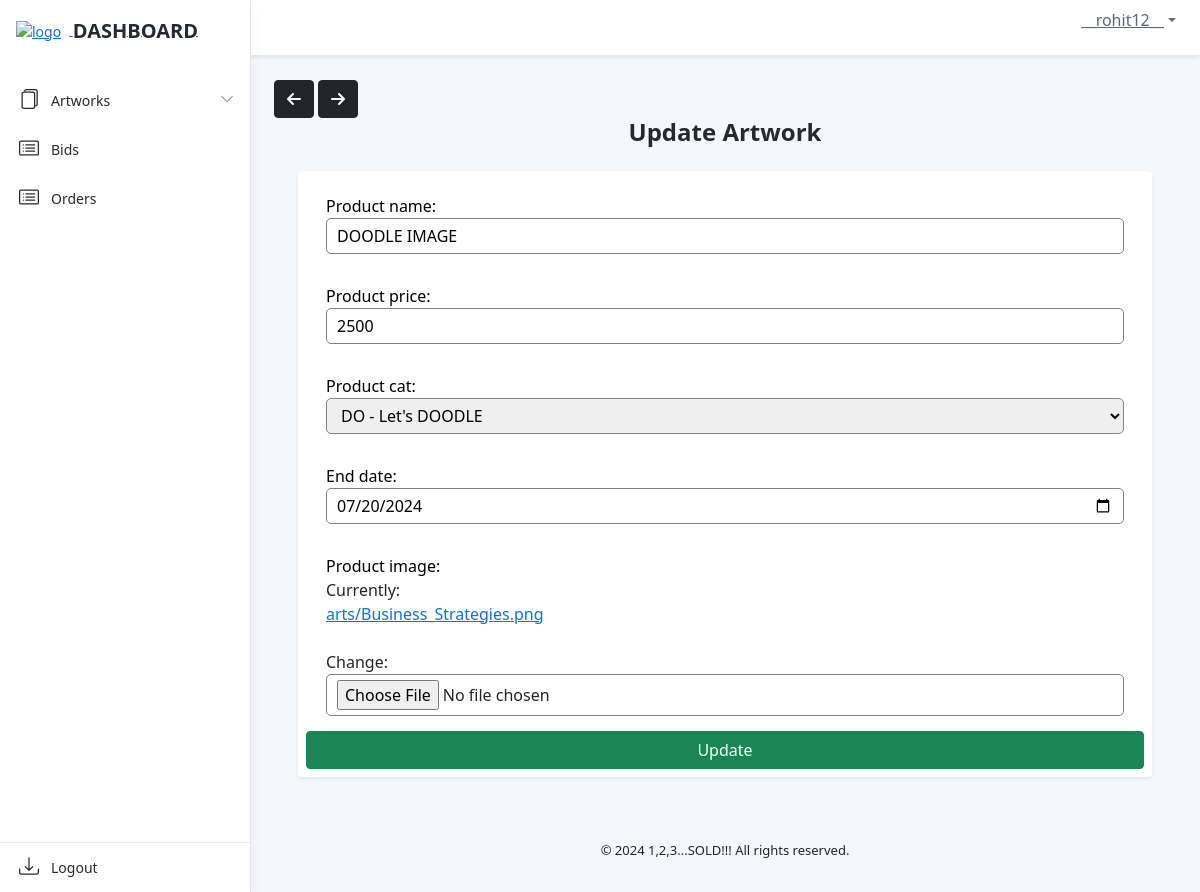
The app's page /dashboard/productupdate/145/ (signed in), older data.
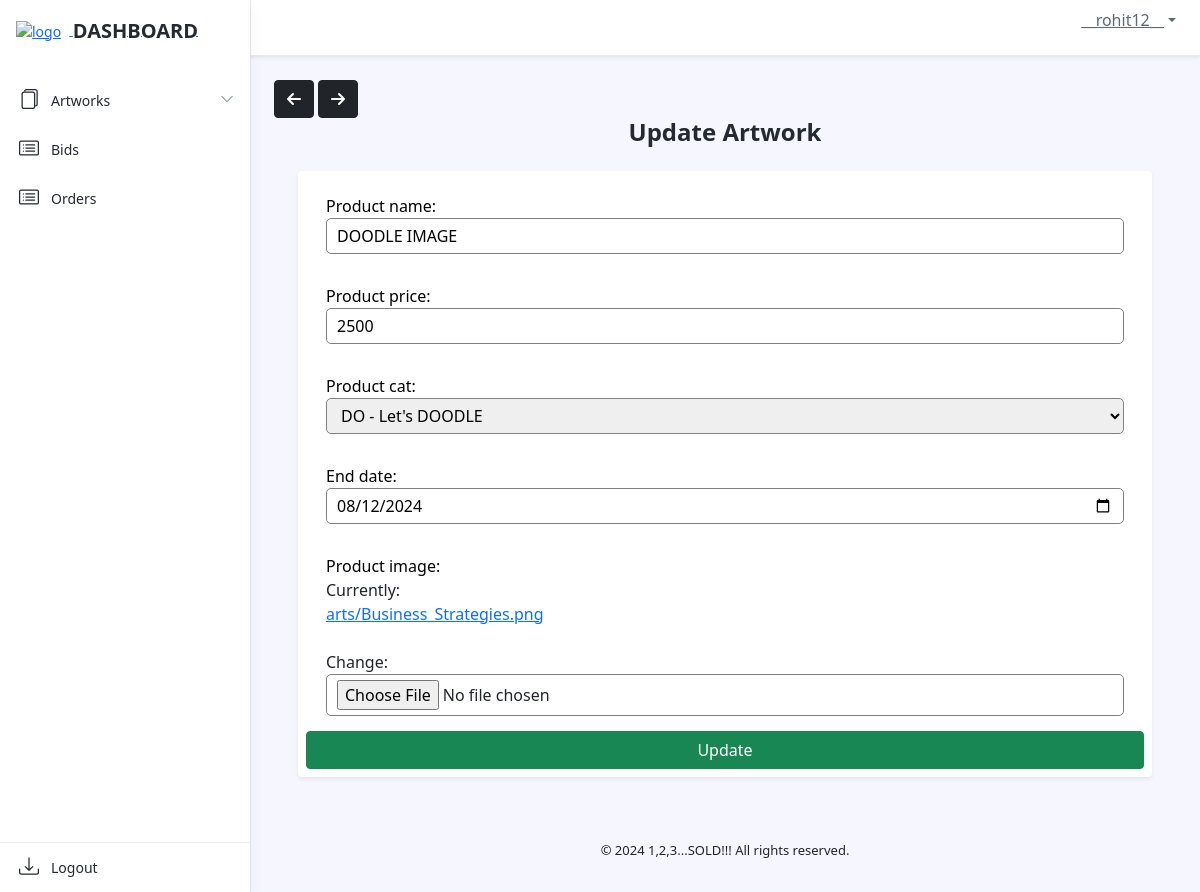
The same page, newer data.
### dashboard/models.py (models this page shows, shortened)
class Artwork(models.Model):
    product_id = models.CharField(max_length=255, default="")
    product_name = models.CharField(max_length=255, default="", blank=False, null=False)
    product_price = models.IntegerField(default=0, null=False)
    opening_bid = models.IntegerField(default=0)
    product_cat = models.ForeignKey('Catalogue', on_delete=models.CASCADE)
    product_qty = models.IntegerField(default=0)
    product_image = models.ImageField(upload_to='arts/')
    dimension_unit = models.CharField(max_length=2, choices=[('cm', 'Centimeters'), ('ft', 'Feet')])
    length_in_centimeters = models.FloatField(default=0.0, blank=True, null=True)
    width_in_centimeters = models.FloatField(default=0.0, blank=True, null=True)
    foot = models.FloatField(default=0, blank=True, null=True)
    inches = models.FloatField(default=0, blank=True, null=True)
    created_at = models.DateField(default=timezone.now)  # Default to current time zone's now
    end_date = models.DateField()
    user = models.ForeignKey(settings.AUTH_USER_MODEL, on_delete=models.CASCADE)
    is_sold = models.BooleanField(default=False)
    is_purchased = models.BooleanField(default=False)

### dashboard/views.py (the view)
# urls.py: path('productupdate/<int:pk>/', views.ArtworkUpdateView.as_view(), name="product_update"),
class ArtworkUpdateView(LoginRequiredMixin, UpdateView):
    model = Artwork
    fields = [
        "product_name", "product_price", "product_image",
        "product_cat", "end_date", "length_in_centimeters",
        "width_in_centimeters", "foot", "inches"
    ]
    template_name_suffix = '_update_form'
    success_url = '/dashboard/product/'
    def get_form(self):
        form = super().get_form()
        form.fields['end_date'].widget = forms.DateInput(attrs={'type': 'date'})
        return form

### art/context_processors.py (called while the page is built)
def catalogue_list(request):
    return {"catalogue_list": Catalogue.objects.all()}

### dashboard/models.py (called while the page is built)
    def __str__(self):
        return self.cat_name

### dashboard/templatetags/auth_extras.py (called while the page is built)
@register.filter(name='has_group')
def has_group(user, group_name):
    group = Group.objects.get(name=group_name)
    return True if group in user.groups.all() else False

### templates/dashboard/artwork_update_form.html (shortened to what this page needs)
{% extends './base.html' %} {% block title %}Update Artwork - 1.2.3 Sold{% endblock %} {% load static %}  {% block content %}
{% include './includes/header.html' %}
{% include "art/arrow_button.html" %}
<div class="app-wrapper">
    <div class="app-content pt-3 p-md-3 p-lg-4">
        <button onclick="goBack()" class="btn btn-dark"><i class="fa-solid fa-arrow-left"></i></button>
        <button onclick="goForward()" class="btn btn-dark"><i class="fa-solid fa-arrow-right"></i></button>
        <div class="container-xl">
            <h1 class="app-page-title">Update Artwork</h1>
            <div class="row g-4 mb-4">
                <div class="col-12">
                    <div class="app-card shadow-sm h-100">
                        <div class="app-card-body p-2">
                            <form method="POST" enctype="multipart/form-data">
                                <div class="fieldWrapper">
                                    <label
                                        for="{{ form.product_name.id_for_label }}">{{form.product_name.label}}:</label>
                                    {{ form.product_name }}
                                </div>
                                <div class="fieldWrapper">
                                    <label
                                        for="{{ form.product_price.id_for_label }}">{{form.product_price.label}}:</label>
                                    {{ form.product_price }}
                                </div>
                                <div class="fieldWrapper">
                                    <label for="{{ form.product_cat.id_for_label }}">{{form.product_cat.label}}:</label>
                                    {{ form.product_cat }}
                                </div>
                                <div class="fieldWrapper">
                                    <label for="{{ form.end_date.id_for_label }}">{{form.end_date.label}}:</label>
                                    {{ form.end_date }}
                                </div>
                                <div class="fieldWrapper">
                                    <label
                                        for="{{ form.product_image.id_for_label }}">{{form.product_image.label}}:</label>
                                    {{ form.product_image }}
                                </div>
                                <div class="d-grid  mx-auto">
                                    <input class="btn btn-success" type="submit" value="Update" />
                                </div>
                            </form>
                        </div>
                    </div>
                </div>
            </div>
        </div>
    </div>
    {% include './includes/footer.html' %}
</div>
{% endblock %}

Row changes from the older to the newer data that the page shows:
changed Artwork "DOODLE IMAGE": end_date "07/20/2024" → "08/12/2024"
